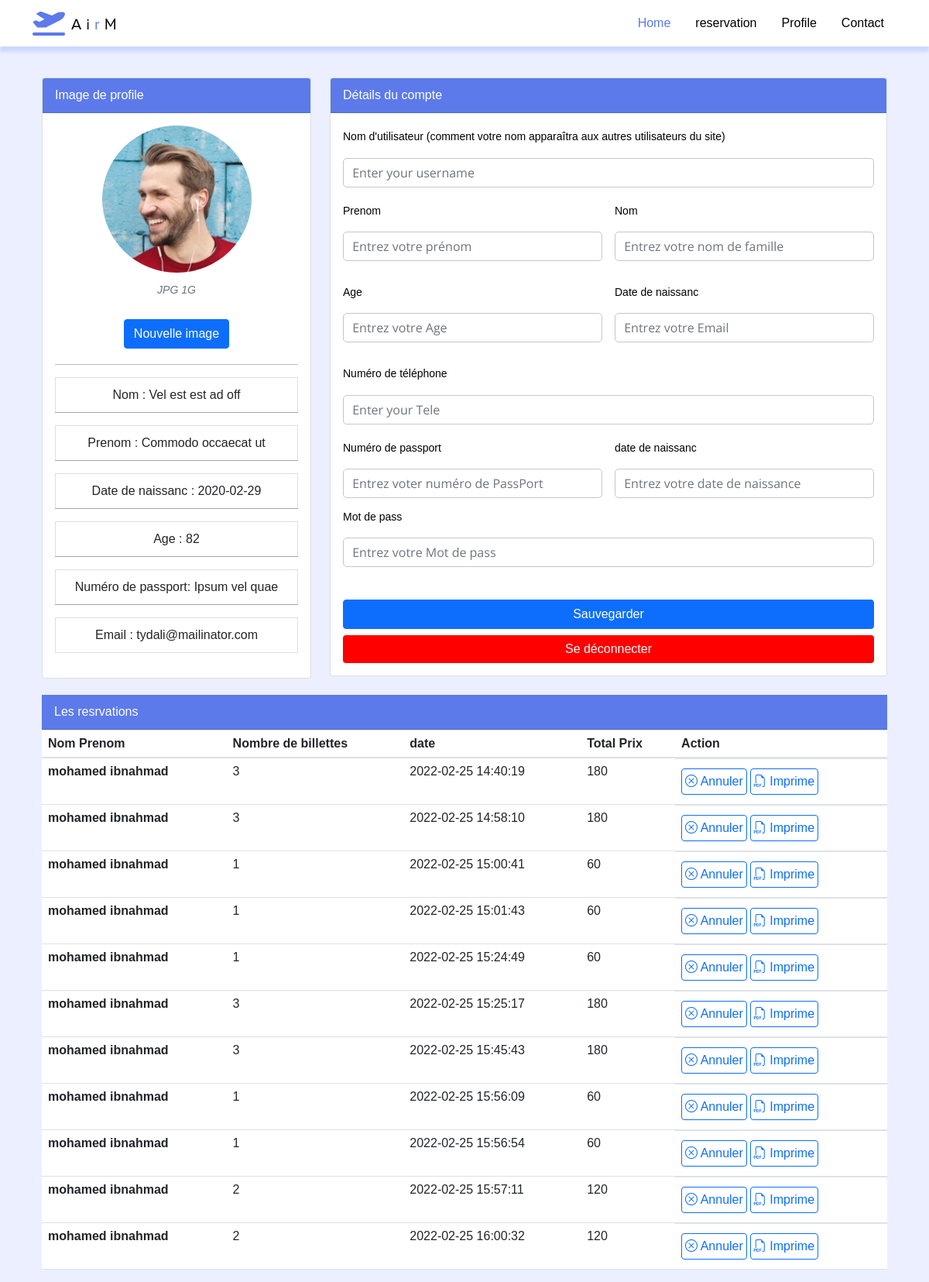
/profile (signed in), run on the app's committed database.
### tables this page shows
CREATE TABLE `passager` (
  `idClinet` int(11) NOT NULL,
  `nom` varchar(254) DEFAULT NULL,
  `prenom` varchar(254) DEFAULT NULL,
  `age` int(11) DEFAULT NULL,
  `datenaissanc` date DEFAULT NULL,
  `phonenumber` varchar(12) DEFAULT NULL,
  `email` varchar(254) DEFAULT NULL,
  `passport` varchar(15) DEFAULT NULL,
  `password` varchar(30) DEFAULT NULL
);

CREATE TABLE `abstract` (
  `id` int(11) NOT NULL,
  `nom` varchar(11) DEFAULT NULL,
  `peron` varchar(11) DEFAULT NULL,
  `date` datetime NOT NULL DEFAULT current_timestamp(),
  `prix` int(11) DEFAULT NULL,
  `numberpassger` int(100) DEFAULT NULL
);

### controllers/HomeController.php (called while the page is built)
<?php
class HomeController {
    public function index($page){
        include('views/'.$page.'.php');
    }
}
?>

### autoload.php (called while the page is built, shortened)
<?php
function autoload($class_name){
	$array_paths = array(
		'database/',
		'app/class/',
		'models/',
		'controllers/'
	);
	$parts = explode('\\',$class_name);
	$name = array_pop($parts);
	foreach($array_paths as $path){
		$file = sprintf($path.'%s.php',$name);
	}
}

### database/DB.php (called while the page is built)
<?php
class DB
{
    static public function connect()
    {
        $db = new PDO("mysql:host=localhost;dbname=sqlappreservation", "root", "");
        $db->exec("set names utf8");
        $db->setAttribute(PDO::ATTR_ERRMODE,PDO::ERRMODE_WARNING);
        return $db;
    }
}

### models/passager.php (called while the page is built, shortened)
<?php
class passager
{
    static public function getUser($user_id)
    {
            $query = "SELECT * FROM passager   WHERE idClinet =$user_id";
            $stmt=DB::connect()->prepare($query);
            $stmt->execute();
            $user=$stmt->fetch(PDO::FETCH_OBJ);
            return $user;
    }
}
?>

### controllers/UserController.php (called while the page is built, shortened)
<?php
class UserController
{
    public function getOneUser($user_id) {
			$user = passager::getUser($user_id);
			return $user;
    }
}
?>

### models/abstractt.php (called while the page is built, shortened)
<?php
class abstractt {
    static public function getall()
    {
        $stmt=DB::connect()->prepare('SELECT * FROM abstract');
        $stmt->execute();
        $res = $stmt->fetchAll();
        return $res;
    }
}
?>

### controllers/abstractController.php (called while the page is built, shortened)
<?php
class abstractController{
   public function getall()
   {
       $res=abstractt::getall();
    return $res;
   }
}
?>

### Views/profile.php (the view, shortened to what this page needs)
<?php
$user_id = $_SESSION['idClinet'];
$exitUser = new UserController();
$user = $exitUser->getOneUser($user_id);
$getabs= new abstractController();
$infos = $getabs->getall();
include './views/include/header.php';
?>
<p style="margin-top: 100px;">
<p>
<div class="container-xl px-4 mt-4" style="margin-top:80px;">
    <div class="row">
        <div class="col-xl-4">
            <div class="card mb-4 mb-xl-0">
                <div class="card-header" style="background: #5C7AEA; color:#fff; ">Image de profile</div>
                <div class="card-body text-center">
                    <img class="img-account-profile rounded-circle mb-2" src="./image/clinet1.png" alt="">
                    <div class="small font-italic text-muted mb-4">JPG 1G</div>
                    <button class="btn btn-primary" type="button">Nouvelle image</button>
                    <div class="col-md-16 " style="margin-top: 20px;">
                        <div class="form-group d-flex flex-column  ">
                            <hr class="mt-0 mb-3">
                            <P for="name" class="list-group-item">Nom : <?php echo $user->nom; ?></p>
                            <hr class="mt-0 mb-3">
                            <P for="name" class="list-group-item">Prenom : <?php echo $user->prenom; ?></p>
                            <hr class="mt-0 mb-3">
                            <P for="name" class="list-group-item">Date de naissanc : <?php echo $user->datenaissanc; ?></p>
                            <hr class="mt-0 mb-3">
                            <P for="name" class="list-group-item">Age : <?php echo $user->age; ?></p>
                            <hr class="mt-0 mb-3">
                            <P for="name" class="list-group-item">Numéro de passport: <?php echo $user->passport; ?></p>
                            <hr class="mt-0 mb-3">
                            <P for="name" class="list-group-item">Email : <?php echo $user->email; ?></p>
                        </div>
                    </div>
                </div>
            </div>
        </div>
        <div class="col-xl-8">
            <div class="card mb-4">
                <div class="card-header" style="background: #5C7AEA; color:#fff; ">Détails du compte</div>
                <div class="card-body">
                    <form>
                        <div class="mb-3">
                            <label class="small mb-1" for="inputUsername">Nom d'utilisateur (comment votre nom apparaîtra aux autres utilisateurs du site)</label>
                            <input class="form-control" id="inputUsername" type="text" name="niknam" placeholder="Enter your username" value="">
                        </div>
                        <div class="row gx-3 mb-3">
                            <div class="col-md-6">
                                <label class="small mb-1" for="inputFirstName">Prenom</label>
                                <input class="form-control" id="inputFirstName" name="prenom" type="text" placeholder="Entrez votre prénom" value="">
                            </div>
                            <div class="col-md-6">
                                <label class="small mb-1" for="inputLastName">Nom</label>
                                <input class="form-control" id="inputLastName" type="nom" placeholder="Entrez votre nom de famille" value="">
                            </div>
                        </div>
                        <div class="row gx-3 mb-3">
                            <div class="col-md-6">
                                <label class="small mb-1" for="inputOrgName">Age</label>
                                <input class="form-control" id="inputOrgName" type="number" name="age" placeholder="Entrez votre Age" value="">
                            </div>
                            <div class="col-md-6">
                                <label class="small mb-1" for="inputLocation">Date de naissanc</label>
                                <input class="form-control" id="inputLocation" type="email" name="email" placeholder="Entrez votre Email" value="">
                            </div>
                        </div>
                        <div class="mb-3">
                            <label class="small mb-1" for="">Numéro de téléphone</label>
                            <input class="form-control" id="" type="tel" name="phonenumber" placeholder="Enter your Tele" value="">
                        </div>
                        <div class="row gx-3 mb-3">
                            <div class="col-md-6">
                                <label class="small mb-1" for="">Numéro de passport</label>
                                <input class="form-control" id=" type=" number" placeholder="Entrez voter numéro de PassPort" value="">
                            </div>
                            <div class="col-md-6">
                                <label class="small mb-1" for="">date de naissanc</label>
                                <input class="form-control" id="" type="text" name="datenaissanc" placeholder="Entrez votre date de naissance" value="">
                            </div>
                            <div class="mb-3">
                                <label class="small mb-1" for="">Mot de pass</label>
                                <input class="form-control" id="" type="password" name="password" placeholder="Entrez votre Mot de pass" value="">
                            </div>
                        </div>
                        <div class="d-grid gap-2">
                            <button class="btn btn-primary" type="button">Sauvegarder</button>
                            <button class="btn btn-primary border-0" style="background: red; border:non; color:#fff; " type="button">Se déconnecter</button>
                        </div>
                    </form>
                </div>
            </div>
        </div>
    </div>
    <table class="table" style="
    background-color: white;">
        <div class="card-header" style="background: #5C7AEA; color:#fff; ">Les resrvations</div>
        <thead>
            <tr>
                <th scope="col">Nom Prenom</th>
                <th scope="col">Nombre de billettes</th>
                <th scope="col">date</th>
                <th scope="col">Total Prix</th>
                <th scope="col">Action</th>
            </tr>
        </thead>
        <tbody>
            <form method="POST" action="ticket">
                <?php
                foreach ( $infos as $info):
                ?>
                <tr>
                    <th><?php echo $info['nom'].' '.$info['peron']; ?></th>
                    <td><?php echo $info['numberpassger']?></td>
                    <td><?php echo $info['date']?></td>
                    <td><?php echo $info['numberpassger']* $info['prix'];?></td>
                    <td class="d-flex flew-row"><button type="submit" name="" class="btn btn-outline-primary p-1 mr-1 my-1"><i class="bi bi-x-circle"></i> Annuler </button>
                        <button type="submit" name="imprime" class="btn btn-outline-primary p-1 mr-1 my-1"><i class="bi bi-filetype-pdf"></i> Imprime</button>
                    </td>
                </tr>
                <?php endforeach; ?>
            </form>
        </tbody>
    </table>
</div>

### index.php
<?php
    require_once './autoload.php';
    require_once './controllers/HomeController.php';
    require_once './controllers/UserController.php';
    $home = new HomeController();
    $pages=['home','tousRervations','supprimerVol','ticket','confirmation','UpdateVol','profile','reserve','mesréservation','ALLreservation','reservation','admin','dashboard' ,'ajouterVol','Annuler','logout','search','login'];
    if(isset($_GET['page']))
    {
        if(in_array(($_GET['page']),$pages))
        {
            $page=$_GET['page'];
            if ($page == 'dashboard' || $page=='admin') {
                $admin = new AdminController();
                $admin->index($page);
            } else {
                $home->index($page);
            }
        }
        else
        {
        include('./views/include/eror.php');
        }
    }
    else
    {
        $home->index('home');
    }
?>

### Views/include/header.php (shortened to what this page needs)
<head>
    <link rel="stylesheet" href="https://www.jsdelivr.com/package/npm/themify-icons">
    <link rel="stylesheet" href="https://cdn.jsdelivr.net/npm/normalize.css@8.0.0/normalize.min.css">
    <link rel="stylesheet" href="https://cdn.jsdelivr.net/npm/bootstrap@4.1.3/dist/css/bootstrap.min.css">
    <link rel="stylesheet" href="https://cdn.jsdelivr.net/gh/lykmapipo/themify-icons@0.1.2/css/themify-icons.css">
    <link rel="stylesheet" href="https://cdn.jsdelivr.net/npm/bootstrap@5.0.1/dist/js/bootstrap.min.js">
    <link href="https://cdn.jsdelivr.net/npm/bootstrap@5.1.3/dist/css/bootstrap.min.css" rel="stylesheet"
>
    <link rel="stylesheet" href="https://cdn.jsdelivr.net/npm/bootstrap-icons@1.8.1/font/bootstrap-icons.css">
    <link rel="stylesheet" href="https://cdnjs.cloudflare.com/ajax/libs/font-awesome/6.0.0/css/all.min.css">
    <link rel="stylesheet" href="https://cdnjs.cloudflare.com/ajax/libs/Swiper/6.4.8/swiper-bundle.min.css"/>
    <link rel="stylesheet" href="./public/assets/style.css">
</head>
    <section id="header">
        <nav class="navbar navbar-expand-lg bg-white fixed-top">
            <div class="container">
                <a class="navbar-brand" href="#">
                    <img src="./image/Logo.png" alt="" srcset="" class="img-fluid">
                </a>
                <div class="collapse navbar-collapse" id="navbarNav">
                    <ul class="navbar-nav ms-auto">
                        <li class="nav-item">
                            <a class="nav-link active" aria-current="page" href="#home">Home</a>
                        </li>
                        <li class="nav-item">
                            <a class="nav-link" href="<?php BASE_URL;?>reserve">reservation</a>
                        </li>
                        <li class="nav-item">
                            <a class="nav-link" href="#">Profile</a>
                        </li>
                        <li class="nav-item">
                            <a class="nav-link" href="#">Contact</a>
                        </li>
                    </ul>
                </div>
            </div>
        </nav>
    </section>

### public/assets/style.css (style rules this page uses)
* { margin:0; padding: 0; }
a, a:hover { text-decoration: none; }
p { margin: 0; }
#header .fixed-top { box-shadow: 0px 7px 4px #CDD8FF; }
#header .nav-item .nav-link { color: var(--text-black); padding: 0.5rem 1rem; align-items: center; }
#header .nav-item .nav-link:hover, #header .nav-item .nav-link.active { color: var(--bg-danger); }
section { float: left; background: #fcfcfd; z-index: 1000; width: 100%; }
.form-control { width: 100%; border: 1.5px solid #c7c7c7; border-radius: 5px; padding: 0.7rem; margin: 0.6rem 0; font-family: 'Open Sans', sans-serif; font-size: 1rem; outline: 0; }

### data on the page
passager: nom "Vel est est ad off", prenom "Commodo occaecat ut", datenaissanc "2020-02-29", age "82", passport "Ipsum vel quae", email "tydali@mailinator.com"
abstract: nom "mohamed", peron "ibnahmad", numberpassger "3", date "2022-02-25 14:40:19", $info['numberpassger']* $info['prix'] "180"
abstract: nom "mohamed", peron "ibnahmad", numberpassger "3", date "2022-02-25 14:58:10", $info['numberpassger']* $info['prix'] "180"
abstract: nom "mohamed", peron "ibnahmad", numberpassger "1", date "2022-02-25 15:00:41", $info['numberpassger']*$info['prix'] "60"
abstract: nom "mohamed", peron "ibnahmad", numberpassger "1", date "2022-02-25 15:01:43", $info['numberpassger']*$info['prix'] "60"
abstract: nom "mohamed", peron "ibnahmad", numberpassger "1", date "2022-02-25 15:24:49", $info['numberpassger']*$info['prix'] "60"
abstract: nom "mohamed", peron "ibnahmad", numberpassger "3", date "2022-02-25 15:25:17", $info['numberpassger']* $info['prix'] "180"
abstract: nom "mohamed", peron "ibnahmad", numberpassger "3", date "2022-02-25 15:45:43", $info['numberpassger']* $info['prix'] "180"
abstract: nom "mohamed", peron "ibnahmad", numberpassger "1", date "2022-02-25 15:56:09", $info['numberpassger']*$info['prix'] "60"
abstract: nom "mohamed", peron "ibnahmad", numberpassger "1", date "2022-02-25 15:56:54", $info['numberpassger']*$info['prix'] "60"
abstract: nom "mohamed", peron "ibnahmad", numberpassger "2", date "2022-02-25 15:57:11", $info['numberpassger']* $info['prix'] "120"
abstract: nom "mohamed", peron "ibnahmad", numberpassger "2", date "2022-02-25 16:00:32", $info['numberpassger']* $info['prix'] "120"
